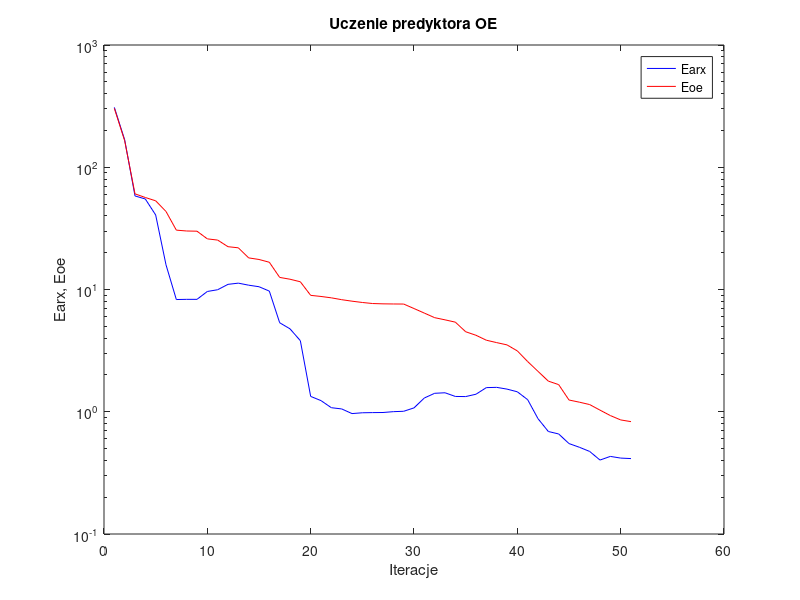
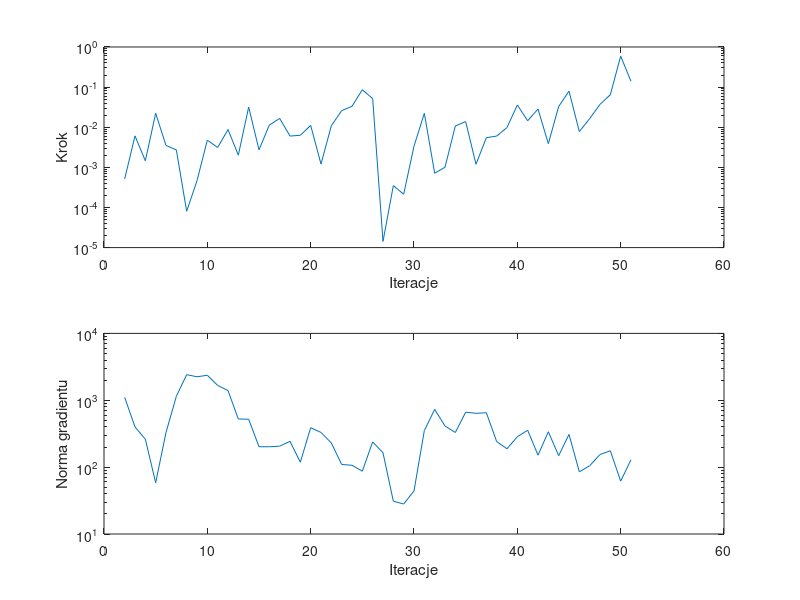

The MATLAB source for these figures, in order:
%uczenie predyktora oe
clear all;
n=0; farx(n+1)=3.089557e+002; foe(n+1)=3.033119e+002; wspucz(n+1)=0.000000e+000; ng(n+1)=0.000000e+000;
%odnowa zmiennej metryki
n=1; farx(n+1)=1.676015e+002; foe(n+1)=1.647661e+002; krok(n+1)=5.127695e-004; ng(n+1)=1.106610e+003;
n=2; farx(n+1)=5.826123e+001; foe(n+1)=6.059256e+001; krok(n+1)=6.081190e-003; ng(n+1)=3.985316e+002;
n=3; farx(n+1)=5.499525e+001; foe(n+1)=5.655835e+001; krok(n+1)=1.457199e-003; ng(n+1)=2.616090e+002;
n=4; farx(n+1)=4.069450e+001; foe(n+1)=5.315537e+001; krok(n+1)=2.219272e-002; ng(n+1)=5.844404e+001;
n=5; farx(n+1)=1.592309e+001; foe(n+1)=4.348555e+001; krok(n+1)=3.516052e-003; ng(n+1)=3.297250e+002;
n=6; farx(n+1)=8.278353e+000; foe(n+1)=3.059092e+001; krok(n+1)=2.716773e-003; ng(n+1)=1.146651e+003;
n=7; farx(n+1)=8.308329e+000; foe(n+1)=3.010365e+001; krok(n+1)=8.083878e-005; ng(n+1)=2.414571e+003;
n=8; farx(n+1)=8.308076e+000; foe(n+1)=2.998811e+001; krok(n+1)=4.636412e-004; ng(n+1)=2.245224e+003;
n=9; farx(n+1)=9.636731e+000; foe(n+1)=2.595661e+001; krok(n+1)=4.756638e-003; ng(n+1)=2.364211e+003;
n=10; farx(n+1)=9.957180e+000; foe(n+1)=2.536575e+001; krok(n+1)=3.127663e-003; ng(n+1)=1.666386e+003;
n=11; farx(n+1)=1.101974e+001; foe(n+1)=2.239430e+001; krok(n+1)=8.751130e-003; ng(n+1)=1.396552e+003;
n=12; farx(n+1)=1.127255e+001; foe(n+1)=2.193091e+001; krok(n+1)=2.013418e-003; ng(n+1)=5.236851e+002;
n=13; farx(n+1)=1.084727e+001; foe(n+1)=1.813817e+001; krok(n+1)=3.178877e-002; ng(n+1)=5.209273e+002;
n=14; farx(n+1)=1.053684e+001; foe(n+1)=1.760442e+001; krok(n+1)=2.739044e-003; ng(n+1)=2.018649e+002;
n=15; farx(n+1)=9.703335e+000; foe(n+1)=1.670796e+001; krok(n+1)=1.131000e-002; ng(n+1)=2.016821e+002;
n=16; farx(n+1)=5.345526e+000; foe(n+1)=1.255878e+001; krok(n+1)=1.660195e-002; ng(n+1)=2.058970e+002;
n=17; farx(n+1)=4.767667e+000; foe(n+1)=1.213662e+001; krok(n+1)=6.026360e-003; ng(n+1)=2.431473e+002;
n=18; farx(n+1)=3.814510e+000; foe(n+1)=1.156659e+001; krok(n+1)=6.293742e-003; ng(n+1)=1.184118e+002;
n=19; farx(n+1)=1.335262e+000; foe(n+1)=8.956881e+000; krok(n+1)=1.111520e-002; ng(n+1)=3.884084e+002;
n=20; farx(n+1)=1.233398e+000; foe(n+1)=8.771606e+000; krok(n+1)=1.207660e-003; ng(n+1)=3.303585e+002;
n=21; farx(n+1)=1.079302e+000; foe(n+1)=8.547843e+000; krok(n+1)=1.089156e-002; ng(n+1)=2.295716e+002;
n=22; farx(n+1)=1.054721e+000; foe(n+1)=8.255631e+000; krok(n+1)=2.592196e-002; ng(n+1)=1.095700e+002;
n=23; farx(n+1)=9.661157e-001; foe(n+1)=8.026217e+000; krok(n+1)=3.320390e-002; ng(n+1)=1.066734e+002;
n=24; farx(n+1)=9.810079e-001; foe(n+1)=7.832138e+000; krok(n+1)=8.625198e-002; ng(n+1)=8.704803e+001;
n=25; farx(n+1)=9.841678e-001; foe(n+1)=7.678152e+000; krok(n+1)=5.160128e-002; ng(n+1)=2.384190e+002;
%odnowa zmiennej metryki
n=26; farx(n+1)=9.859775e-001; foe(n+1)=7.632806e+000; krok(n+1)=1.428638e-005; ng(n+1)=1.638310e+002;
n=27; farx(n+1)=1.001667e+000; foe(n+1)=7.614404e+000; krok(n+1)=3.505202e-004; ng(n+1)=3.097102e+001;
n=28; farx(n+1)=1.008974e+000; foe(n+1)=7.603675e+000; krok(n+1)=2.135248e-004; ng(n+1)=2.807048e+001;
n=29; farx(n+1)=1.075543e+000; foe(n+1)=6.987517e+000; krok(n+1)=3.376031e-003; ng(n+1)=4.407065e+001;
n=30; farx(n+1)=1.295951e+000; foe(n+1)=6.413271e+000; krok(n+1)=2.223039e-002; ng(n+1)=3.519712e+002;
n=31; farx(n+1)=1.415784e+000; foe(n+1)=5.883139e+000; krok(n+1)=7.138862e-004; ng(n+1)=7.300525e+002;
n=32; farx(n+1)=1.429876e+000; foe(n+1)=5.647711e+000; krok(n+1)=1.003628e-003; ng(n+1)=4.124305e+002;
n=33; farx(n+1)=1.334154e+000; foe(n+1)=5.407237e+000; krok(n+1)=1.076348e-002; ng(n+1)=3.297357e+002;
n=34; farx(n+1)=1.330886e+000; foe(n+1)=4.513233e+000; krok(n+1)=1.384176e-002; ng(n+1)=6.629511e+002;
n=35; farx(n+1)=1.391322e+000; foe(n+1)=4.222078e+000; krok(n+1)=1.195779e-003; ng(n+1)=6.379532e+002;
n=36; farx(n+1)=1.575565e+000; foe(n+1)=3.847653e+000; krok(n+1)=5.485375e-003; ng(n+1)=6.514182e+002;
n=37; farx(n+1)=1.583332e+000; foe(n+1)=3.677830e+000; krok(n+1)=6.019169e-003; ng(n+1)=2.411324e+002;
n=38; farx(n+1)=1.531821e+000; foe(n+1)=3.523626e+000; krok(n+1)=9.829303e-003; ng(n+1)=1.881148e+002;
n=39; farx(n+1)=1.456481e+000; foe(n+1)=3.145540e+000; krok(n+1)=3.586741e-002; ng(n+1)=2.847413e+002;
n=40; farx(n+1)=1.255279e+000; foe(n+1)=2.574030e+000; krok(n+1)=1.450364e-002; ng(n+1)=3.561285e+002;
n=41; farx(n+1)=8.777384e-001; foe(n+1)=2.140310e+000; krok(n+1)=2.835564e-002; ng(n+1)=1.510363e+002;
n=42; farx(n+1)=6.893828e-001; foe(n+1)=1.780462e+000; krok(n+1)=3.898185e-003; ng(n+1)=3.379940e+002;
n=43; farx(n+1)=6.581607e-001; foe(n+1)=1.667196e+000; krok(n+1)=3.280985e-002; ng(n+1)=1.482393e+002;
n=44; farx(n+1)=5.491612e-001; foe(n+1)=1.247520e+000; krok(n+1)=7.936896e-002; ng(n+1)=3.084568e+002;
n=45; farx(n+1)=5.125211e-001; foe(n+1)=1.197818e+000; krok(n+1)=7.782134e-003; ng(n+1)=8.505802e+001;
n=46; farx(n+1)=4.735151e-001; foe(n+1)=1.145002e+000; krok(n+1)=1.638666e-002; ng(n+1)=1.048270e+002;
n=47; farx(n+1)=4.025926e-001; foe(n+1)=1.030896e+000; krok(n+1)=3.712452e-002; ng(n+1)=1.543783e+002;
n=48; farx(n+1)=4.313061e-001; foe(n+1)=9.308867e-001; krok(n+1)=6.460817e-002; ng(n+1)=1.754283e+002;
n=49; farx(n+1)=4.178390e-001; foe(n+1)=8.573415e-001; krok(n+1)=5.914179e-001; ng(n+1)=6.173305e+001;
n=50; farx(n+1)=4.139730e-001; foe(n+1)=8.300931e-001; krok(n+1)=1.392836e-001; ng(n+1)=1.289550e+002;

figure; semilogy(farx,'b'); hold on; semilogy(foe,'r'); xlabel('Iteracje'); ylabel('Earx, Eoe'); legend('Earx','Eoe'); title('Uczenie predyktora OE');
figure; subplot(2,1,1); semilogy(krok); xlabel('Iteracje'); ylabel('Krok');
subplot(2,1,2); semilogy(ng); xlabel('Iteracje'); ylabel('Norma gradientu');
Earx=farx(n+1)
Eoe=foe(n+1)
